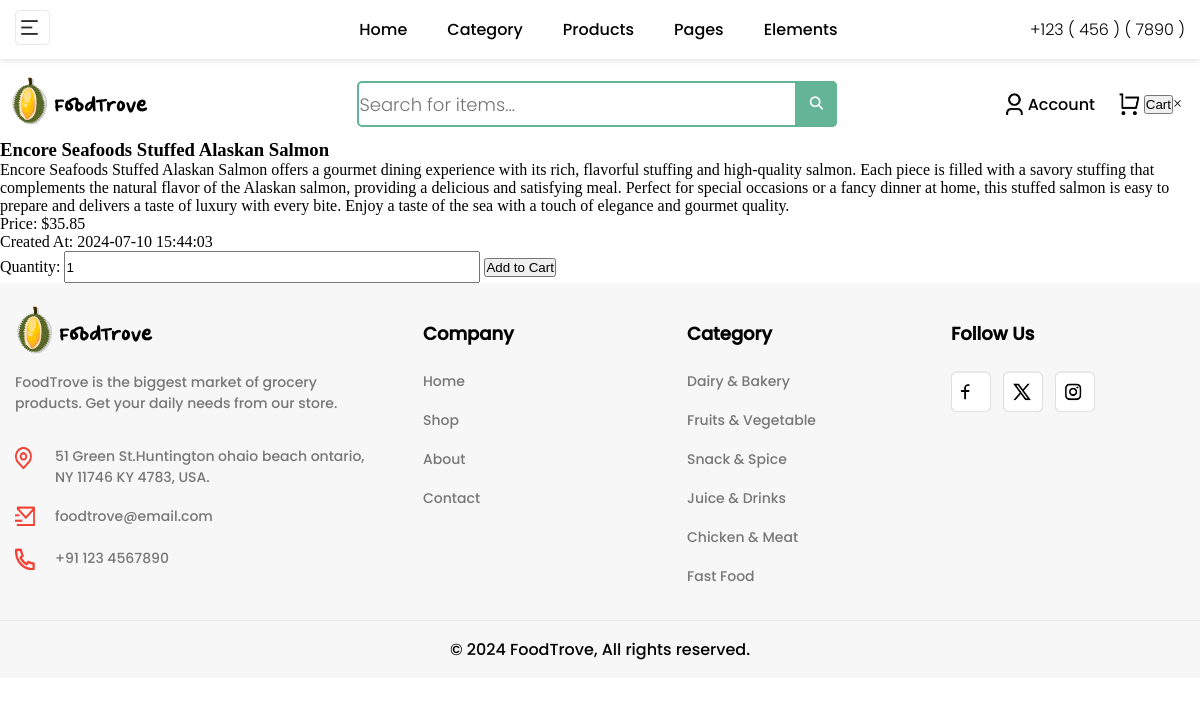
Page /products/end_search.php?item_name=Encore Seafoods Stuffed Alaskan Salmon on the committed database.
### tables this page shows
CREATE TABLE products (
    id INT AUTO_INCREMENT PRIMARY KEY,
    name VARCHAR(100) NOT NULL,
    description TEXT NOT NULL,
    img_link VARCHAR(255) DEFAULT NULL,
    price DECIMAL(10, 2) NOT NULL,
    created_at TIMESTAMP DEFAULT CURRENT_TIMESTAMP
);

### products/end_search.php (the view, shortened to what this page needs)
<!DOCTYPE html>
<html lang="en">
<head>
    <link rel="stylesheet" href="assets\css\main.css">
    <link rel="stylesheet" href="assets\css\header.css">
</head>
<?php
include '../includes/header.php';
include '../includes/db.php';
$product_name = $_GET['item_name'];
$sql = "SELECT * FROM products WHERE name LIKE ?";
$stmt = $pdo->prepare($sql);
$stmt->execute(['%' . $product_name . '%']);
$obj_array = $stmt->fetchAll(PDO::FETCH_ASSOC);
?>
<div class="cart">
    <div class="cart-item">
        <?php foreach ($obj_array as $product): ?>
            <h3><?php echo htmlspecialchars($product['name'], ENT_QUOTES, 'UTF-8'); ?></h3>
            <p><?php echo htmlspecialchars($product['description'], ENT_QUOTES, 'UTF-8'); ?></p>
            <p>Price: $<?php echo htmlspecialchars($product['price'], ENT_QUOTES, 'UTF-8'); ?></p>
            <p>Created At: <?php echo htmlspecialchars($product['created_at'], ENT_QUOTES, 'UTF-8'); ?></p>
            <form action="/cart/add.php" method="POST">
                <label for="quantity">Quantity:</label>
                <input type="number" id="quantity" name="quantity" min="1" max="20" value="1">
                <button type="submit">Add to Cart</button>
            </form>
        <?php endforeach; ?>
    </div>
</div>
<?php
include '../includes/footer.php';
?>

### assets/css/main.css (style rules this page uses)
:root { --main-font-family: 'Poppins', sans-serif; --light-font-family: 'LightPoppins', sans-serif; --bold-font-family: 'BoldPoppins', sans-serif; --second-font-family: 'QuickSand', sans-serif; --main-background-color: #F7F7F8; --second-font-family-bold: 'QuickSandBold', sans-serif; --hover-button-color: #f42618; --button-color: #F53E32; }

### assets/css/footer.css (style rules this page uses)
* { margin: 0; padding: 0; box-sizing: border-box; }
input { height: 32px; width: 416px; }

### rows in the picture
products: name "Encore Seafoods Stuffed Alaskan Salmon", description "Encore Seafoods Stuffed Alaskan Salmon offers a gourmet dining experience with its rich, flavorful stuffing and high-quality salmon. Each piece is filled with a savory stuffing that complements the natural flavor of the Alaskan salmon, providing a delicious and satisfying meal. Perfect for special occasions or a fancy dinner at home, this stuffed salmon is easy to prepare and delivers a taste of luxury with every bite. Enjoy a taste of the sea with a touch of elegance and gourmet quality.", price "35.85", created_at "2024-07-10 15:44:03"
